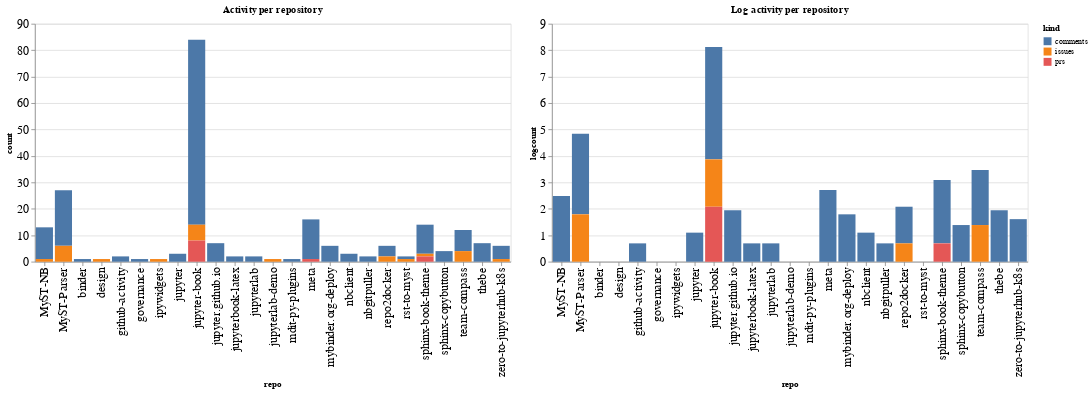

Notebook source saved alongside this figure:
### Code cell
ch1 = alt.Chart(repo_summaries, width=600, title="Activity per repository").mark_bar().encode(
    x='repo',
    y='count',
    color='kind',
    tooltip="kind"
)

ch2 = alt.Chart(repo_summaries, width=600, title="Log activity per repository").mark_bar().encode(
    x='repo',
    y='logcount',
    color='kind',
    tooltip="kind"
)

ch1 | ch2

### Figure 1 — Vega-Lite specification as saved in the notebook (floating-point values rounded to 4 significant figures)
{"config": {"axisLeft": {"labelFontSize": 15}, "axisBottom": {"labelFontSize": 15}}, "hconcat": [{"mark": "bar", "encoding": {"color": {"type": "nominal", "field": "kind"}, "tooltip": {"type": "nominal", "field": "kind"}, "x": {"type": "nominal", "field": "repo"}, "y": {"type": "quantitative", "field": "count"}}, "title": "Activity per repository", "width": 600}, {"mark": "bar", "encoding": {"color": {"type": "nominal", "field": "kind"}, "tooltip": {"type": "nominal", "field": "kind"}, "x": {"type": "nominal", "field": "repo"}, "y": {"type": "quantitative", "field": "logcount"}}, "title": "Log activity per repository", "width": 600}], "data": {"name": "data-236140cf8ef3e54f9853ff6b1c10a913"}, "$schema": "https://vega.github.io/schema/vega-lite/v4.8.1.json", "datasets": {"data-236140cf8ef3e54f9853ff6b1c10a913": [{"repo": "MyST-NB", "kind": "comments", "count": 12, "logcount": 2.485}, {"repo": "MyST-NB", "kind": "issues", "count": 1, "logcount": 0.0}, {"repo": "MyST-Parser", "kind": "comments", "count": 21, "logcount": 3.045}, {"repo": "MyST-Parser", "kind": "issues", "count": 6, "logcount": 1.792}, {"repo": "binder", "kind": "comments", "count": 1, "logcount": 0.0}, {"repo": "design", "kind": "issues", "count": 1, "logcount": 0.0}, {"repo": "github-activity", "kind": "comments", "count": 2, "logcount": 0.6931}, {"repo": "governance", "kind": "comments", "count": 1, "logcount": 0.0}, {"repo": "ipywidgets", "kind": "issues", "count": 1, "logcount": 0.0}, {"repo": "jupyter", "kind": "comments", "count": 3, "logcount": 1.099}, {"repo": "jupyter-book", "kind": "comments", "count": 70, "logcount": 4.248}, {"repo": "jupyter-book", "kind": "issues", "count": 6, "logcount": 1.792}, {"repo": "jupyter-book", "kind": "prs", "count": 8, "logcount": 2.079}, {"repo": "jupyter.github.io", "kind": "comments", "count": 7, "logcount": 1.946}, {"repo": "jupyterbook-latex", "kind": "comments", "count": 2, "logcount": 0.6931}, {"repo": "jupyterlab", "kind": "comments", "count": 2, "logcount": 0.6931}, {"repo": "jupyterlab-demo", "kind": "issues", "count": 1, "logcount": 0.0}, {"repo": "mdit-py-plugins", "kind": "comments", "count": 1, "logcount": 0.0}, {"repo": "meta", "kind": "comments", "count": 15, "logcount": 2.708}, {"repo": "meta", "kind": "prs", "count": 1, "logcount": 0.0}, {"repo": "mybinder.org-deploy", "kind": "comments", "count": 6, "logcount": 1.792}, {"repo": "nbclient", "kind": "comments", "count": 3, "logcount": 1.099}, {"repo": "nbgitpuller", "kind": "comments", "count": 2, "logcount": 0.6931}, {"repo": "repo2docker", "kind": "comments", "count": 4, "logcount": 1.386}, {"repo": "repo2docker", "kind": "issues", "count": 2, "logcount": 0.6931}, {"repo": "rst-to-myst", "kind": "comments", "count": 1, "logcount": 0.0}, {"repo": "rst-to-myst", "kind": "issues", "count": 1, "logcount": 0.0}, {"repo": "sphinx-book-theme", "kind": "comments", "count": 11, "logcount": 2.398}, {"repo": "sphinx-book-theme", "kind": "issues", "count": 1, "logcount": 0.0}, {"repo": "sphinx-book-theme", "kind": "prs", "count": 2, "logcount": 0.6931}, {"repo": "sphinx-copybutton", "kind": "comments", "count": 4, "logcount": 1.386}, {"repo": "team-compass", "kind": "comments", "count": 8, "logcount": 2.079}, {"repo": "team-compass", "kind": "issues", "count": 4, "logcount": 1.386}, {"repo": "thebe", "kind": "comments", "count": 7, "logcount": 1.946}, {"repo": "zero-to-jupyterhub-k8s", "kind": "comments", "count": 5, "logcount": 1.609}, {"repo": "zero-to-jupyterhub-k8s", "kind": "issues", "count": 1, "logcount": 0.0}]}}
